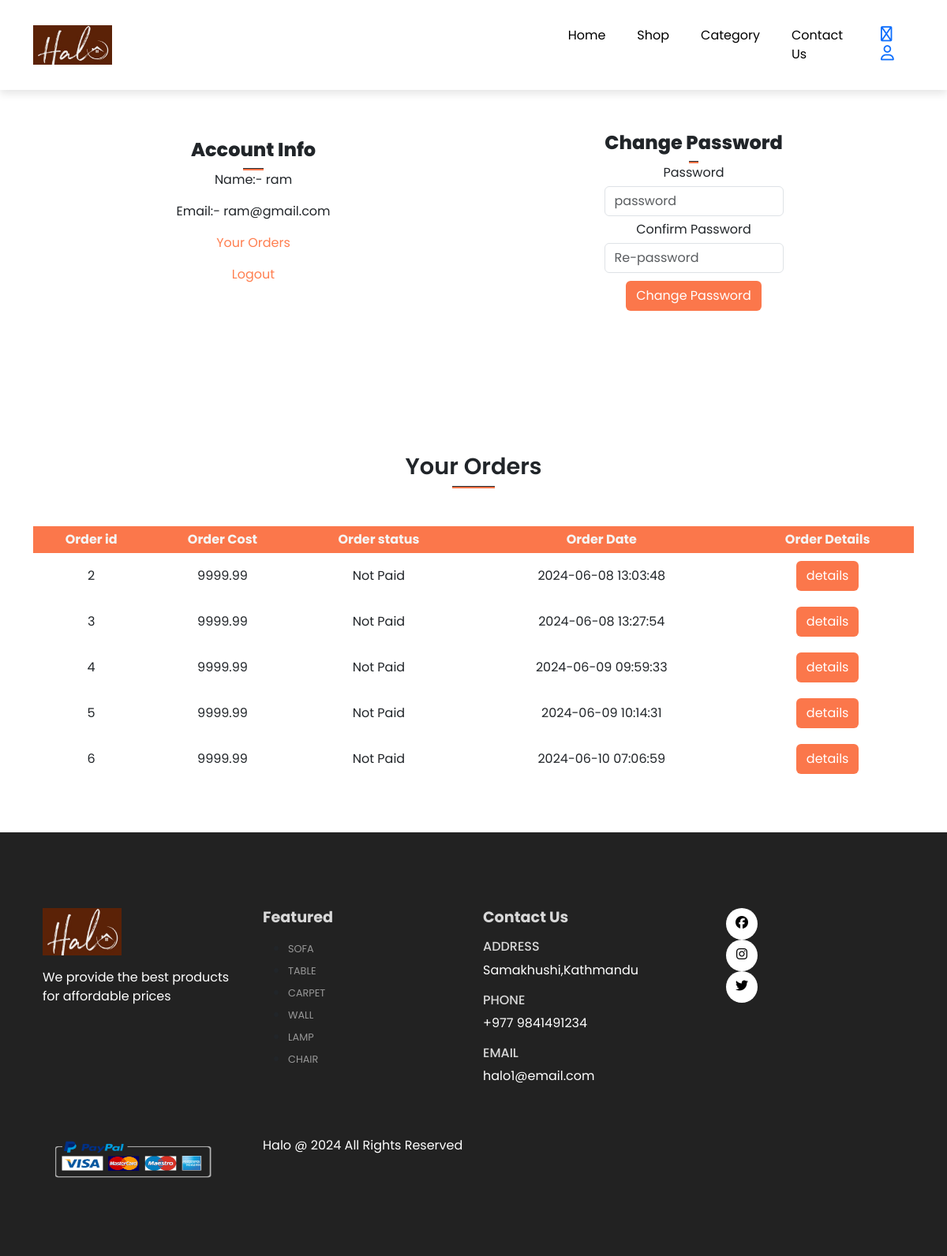
Page /account.php (signed in) on the earlier database version.
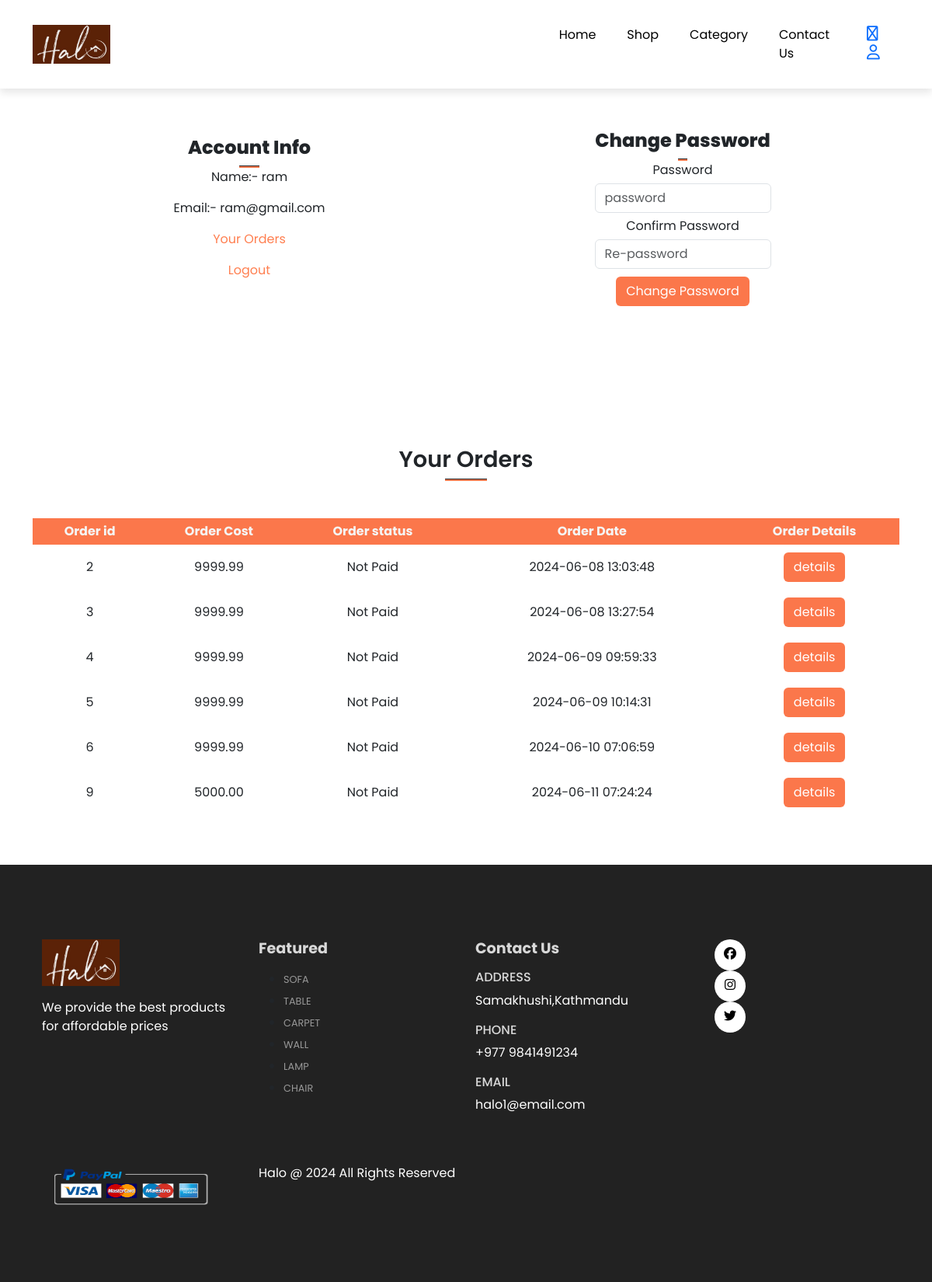
Same page on the later database version.
### tables this page shows
CREATE TABLE `orders` (
  `order_id` int(11) NOT NULL,
  `order_cost` decimal(10,2) NOT NULL,
  `order_status` varchar(100) NOT NULL DEFAULT 'on_hold',
  `user_id` int(11) NOT NULL,
  `user_phone` int(11) NOT NULL,
  `user_city` varchar(255) NOT NULL,
  `user_address` varchar(255) NOT NULL,
  `order_date` datetime NOT NULL DEFAULT current_timestamp()
);

### account.php (the view, shortened to what this page needs)
<?php
include('server/connection.php');
if(isset($_SESSION['logged_in'])){
  $user_id = $_SESSION['user_id'];
  $stmt = $conn->prepare("SELECT * FROM orders WHERE user_id=?");
  $stmt->bind_param('i',$user_id);
  $stmt->execute();
  $orders = $stmt->get_result();
}
?>
<?php
include('layouts/header.php');
?>
      <section class="my-5 py-5">
        <div class="row container mx-auto">
            <div class="text-center mt-3 pt-5 col-lg-6 col-md-12 col-12">
            <h3 class="font-weight-bold">Account Info</h3>
                <hr class="mx-auto">
                <div class="account-info">
                    <p>Name:- <span><?php if(isset($_SESSION['user_name'])) {echo $_SESSION['user_name'];} ?></span></p>
                    <p>Email:- <span><?php if(isset($_SESSION['user_email'])) {echo $_SESSION['user_email'];} ?></span></p>
                    <p><a href="#orders" id="order-btn">Your Orders</a></p>
                    <p><a href="account.php?logout=1" id="logout-btn">Logout</a></p>
                </div>
            </div>
            <div class="col-lg-6 col-md-12 col-12">
                <form id="account-form" method="POST" action="account.php" >
                    <h3>Change Password</h3>
                    <hr class="mx-auto">
                    <div class="form-group">
                        <label for="">Password</label>
                        <input type="password" class="form-control" id="account-password" name="password" placeholder="password"">
                    </div>
                    <div class="form-group">
                        <label for="">Confirm Password</label>
                        <input type="password" class="form-control" id="account-password-confirm" name="confirmPassword" placeholder="Re-password"">
                    </div>
                    <div class="form-group">
                        <input type="submit" value="Change Password" name="change_password" class="btn" id="change-pass-btn">
                    </div>
                </form>
            </div>
        </div>
      </section>
       <section id="orders" class="orders container my-5 py-3">
        <div class="container mt-2">
            <h2 class="font-weight-bolde text-center">Your Orders</h2>
            <hr class="mx-auto">
        </div>
        <table class="mt-5 pt-5">
            <tr>
                <th>Order id</th>
                <th>Order Cost</th>
                <th>Order status</th>
                <th>Order Date</th>
                <th>Order Details</th>
            </tr>
            <?php while($row = $orders->fetch_assoc()) {  ?>
                        <tr>
                            <td>
                              <span>
                                <?php
                                  echo $row['order_id'];
                                ?>
                              </span>
                            </td>
                            <td>
                              <span>
                                <?php
                                  echo $row['order_cost'];
                                ?>
                              </span>
                            </td>
                            <td>
                              <span>
                                <?php
                                  echo $row['order_status'];
                                ?>
                              </span>
                            </td>
                            <td>
                              <span>
                                <?php
                                  echo $row['order_date'];
                                ?>
                              </span>
                            </td>
                            <td>
                              <form method="POST" action="order_details.php">
                                <input type="submit" class="btn order-details-btn" name="order_details_btn" value="details">
                              </form>
                            </td>
                        </tr>
            <?php } ?>
        </table>
       </section>
<?php
  include('layouts/footer.php');
?>

### layouts/header.php (shortened to what this page needs)
<!DOCTYPE html>
<html lang="en">
<head>
    <link href="https://cdn.jsdelivr.net/npm/bootstrap@5.3.3/dist/css/bootstrap.min.css" rel="stylesheet">
    <link rel="stylesheet" href="https://cdnjs.cloudflare.com/ajax/libs/font-awesome/6.5.2/css/all.min.css" />
    <link rel="stylesheet" href="assets/css/style.css">
</head>
<body>
    <nav class="navbar navbar-expand-lg navbar-light bg-white fixed-top">
        <div class="container">
          <img src="assets/imgs/logo1.jpg" height="50px" width="100px" alt="">
          <div class="collapse navbar-collapse nav-btns" id="navbarSupportedContent">
            <ul class="navbar-nav me-auto mb-2 mb-lg-0">
              <li class="nav-item">
                <a class="nav-link" href="index.php">Home</a>
              </li>
              <li class="nav-item">
                <a class="nav-link" href="shop.php">Shop</a>
              </li>
              <li class="nav-item">
                <a class="nav-link" href="index.php#Categories">Category</a>
              </li>
              <li class="nav-item">
                <a class="nav-link" href="contact.php">Contact Us</a>
              </li>
              <li class="nav-item">
                <a href="cart.php"><i class="fa-solid fa-cart-shopping"></i></a>
                <a href="account.php"><i class="fa-solid fa-user"></i></a>
              </li>
          </div>
        </div>
    </nav>

### layouts/footer.php (shortened to what this page needs)
<footer class="mt-5 py-5">
        <div class="row container mx-auto pt-5">
          <div class="footer-one col-lg-3 col-md-6 col-sm-12">
            <img src="assets/imgs/logo1.jpg" height="60px" width="100px" alt="">
            <p class="pt-3">
              We provide the best products for affordable prices
            </p>
          </div>
          <div class="footer-one col-lg-3 col-md-6 col-sm-12">
           <h5 class="pb-2">
            Featured
           </h5>
           <ul class="text-uppercase">
              <li><a href="">Sofa</a></li>
              <li><a href="">Table</a></li>
              <li><a href="">Carpet</a></li>
              <li><a href="">Wall</a></li>
              <li><a href="">Lamp</a></li>
              <li><a href="">Chair</a></li>
           </ul>
          </div>
          <div class="footer-one col-lg-3 col-md-6 col-sm-12">
            <h5 class="pb-2">
              Contact Us
            </h5>
            <div>
              <h6 class="text-uppercase">Address</h6>
              <p>Samakhushi,Kathmandu</p>
            </div>
            <div>
              <h6 class="text-uppercase">Phone</h6>
              <p>+977 9841491234</p>
            </div>
            <div>
              <h6 class="text-uppercase">Email</h6>
              <p>halo1@email.com</p>
            </div>
          </div>
          <div class="footer-two col-lg-3 col-md-6 col-sm-12">
            <div class="row container mx-auto">
              <div class="col-lg-3 col-md-6 col-sm-12 mb-4">
              <a href="#"><i class="fab fa-facebook"></i></a><br>
              <a href="#"><i class="fab fa-instagram"></i></a><br>
              <a href="#"><i class="fab fa-twitter"></i></a><br>
              </div>
            </div>
          </div>
        </div>
        <div class="copyright mt-5">
          <div class="row container mx-auto">
            <div class="col-lg-3 col-md-6 col-sm-12 mb-4">
              <img src="assets/imgs/payment.png" height="77%" width="88%"  alt="">
            </div>
            <div class="col-lg-3 col-md-6 col-sm-12 mb-4 text-nowrap mb-2">
              <p>Halo @ 2024 All Rights Reserved</p>
            </div>
          </div>
        </div>
      </footer>
</body>
</html>

### assets/css/style.css (style rules this page uses)
.nav-btns { margin-left: 50%; }
* { margin: 0; padding: 0; box-sizing: border-box; }
body { font-family:'Poppins', sans-serif ; }
h2 { font-size: 1.8rem; font-weight: 600; }
h3 { font-size: 1.5rem; font-weight: 800; }
h5 { font-size: 1rem; font-weight: 400; }
h6 { color: #d8d8d8; }
.navbar { font-size: 16px; padding-top: 2rem !important; padding-bottom: 2rem !important; top: 0; left: 0; box-shadow: 0 5px 10px rgba(0,0,0,0.1); }
.navbar-light .navbar-nav .nav-link { padding: 0 20px; color: black; transition: 0.4 ease; }
.navbar i { font-size: 1.2rem; padding: 0 0.7px; transition: 0.4s ease; font-weight: 500; cursor: pointer; margin-left: 5px; }
hr { width: 5%; height: 3px !important; opacity: 1 !important; background-color: #fb774b; margin: 0 auto; }
footer { background-color: #222222; }
footer h5 { color: #d8d8d8; font-weight: 700; font-size: 1.2rem; }
footer li { padding-bottom: 4px; }
footer li a { font-size: .8rem; color: #999; text-decoration: none; }
footer .footer-two a { color: black; height: 40px; width: 40px; background-color: white; display: inline-block; text-align: center; line-height: 38px; border-radius: 50%; transition: .4s ease; margin: 0 5px; }
footer p { color: white; }
td:last-child { text-align: right; }
th:last-child { text-align: right; }
#account-form { width: 50%; margin: 35px auto; text-align: center; padding: 20px; }
#account-form input { margin: 5px auto; }
#account-form #change-pass-btn { color: white; background-color: #fb774b; }
.account-info #order-btn,#logout-btn { text-decoration: none; color: coral; }
.orders table { width: 100%; border-collapse: collapse; }
.orders th { padding: 5px 10px; color: whitesmoke; background-color: #fb774b; text-align: center; }
.orders td { padding: 10px 20px; text-align: center; }
.orders .order-details-btn { color: white; background-color: #fb774b; }

Differences in the rows shown:
added orders: order_id "9", order_cost "5000.00", order_status "Not Paid", order_date "2024-06-11 07:24:24"
